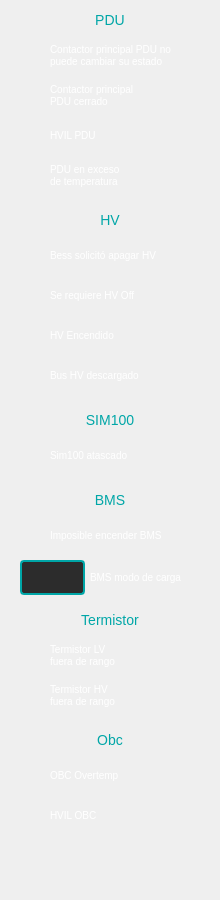
    <widget class="QWidget" name="column2" native="true">
     <property name="geometry">
      <rect>
       <x>220</x>
       <y>0</y>
       <width>220</width>
       <height>900</height>
      </rect>
     </property>
     <widget class="QWidget" name="pdu" native="true">
      <property name="geometry">
       <rect>
        <x>0</x>
        <y>0</y>
        <width>220</width>
        <height>200</height>
       </rect>
      </property>
      <widget class="QLabel" name="pduTitle">
       <property name="geometry">
        <rect>
         <x>0</x>
         <y>0</y>
         <width>220</width>
         <height>40</height>
        </rect>
       </property>
       <property name="styleSheet">
        <string notr="true">color: #00A6A7;
font-size: 14px;</string>
       </property>
       <property name="text">
        <string>PDU</string>
       </property>
       <property name="alignment">
        <set>Qt::AlignCenter</set>
       </property>
      </widget>
      <widget class="QWidget" name="contactorPdu" native="true">
       <property name="geometry">
        <rect>
         <x>20</x>
         <y>40</y>
         <width>180</width>
         <height>30</height>
        </rect>
       </property>
       <widget class="CheckboxWidget" name="contactorPduValue" native="true">
        <property name="geometry">
         <rect>
          <x>0</x>
          <y>5</y>
          <width>20</width>
          <height>20</height>
         </rect>
        </property>
       </widget>
       <widget class="QLabel" name="contactorPduLabel">
        <property name="geometry">
         <rect>
          <x>30</x>
          <y>0</y>
          <width>150</width>
          <height>30</height>
         </rect>
        </property>
        <property name="styleSheet">
         <string notr="true">color: white; font-size: 10px;</string>
        </property>
        <property name="text">
         <string>Contactor principal PDU no
puede cambiar su estado</string>
        </property>
       </widget>
      </widget>
      <widget class="QWidget" name="pduContactorClose" native="true">
       <property name="geometry">
        <rect>
         <x>20</x>
         <y>80</y>
         <width>180</width>
         <height>30</height>
        </rect>
       </property>
       <widget class="CheckboxWidget" name="pduContactorCloseValue" native="true">
        <property name="geometry">
         <rect>
          <x>0</x>
          <y>5</y>
          <width>20</width>
          <height>20</height>
         </rect>
        </property>
       </widget>
       <widget class="QLabel" name="pduContactorCloseLabel">
        <property name="geometry">
         <rect>
          <x>30</x>
          <y>0</y>
          <width>150</width>
          <height>30</height>
         </rect>
        </property>
        <property name="styleSheet">
         <string notr="true">color: white; font-size: 10px;</string>
        </property>
        <property name="text">
         <string>Contactor principal
PDU cerrado</string>
        </property>
       </widget>
      </widget>
      <widget class="QWidget" name="hvilPdu" native="true">
       <property name="geometry">
        <rect>
         <x>20</x>
         <y>120</y>
         <width>180</width>
         <height>30</height>
        </rect>
       </property>
       <widget class="CheckboxWidget" name="hvilPduValue" native="true">
        <property name="geometry">
         <rect>
          <x>0</x>
          <y>5</y>
          <width>20</width>
          <height>20</height>
         </rect>
        </property>
       </widget>
       <widget class="QLabel" name="hvilPduLabel">
        <property name="geometry">
         <rect>
          <x>30</x>
          <y>0</y>
          <width>150</width>
          <height>30</height>
         </rect>
        </property>
        <property name="styleSheet">
         <string notr="true">color: white; font-size: 10px;</string>
        </property>
        <property name="text">
         <string>HVIL PDU</string>
        </property>
       </widget>
      </widget>
      <widget class="QWidget" name="pduTempExcess" native="true">
       <property name="geometry">
        <rect>
         <x>20</x>
         <y>160</y>
         <width>180</width>
         <height>30</height>
        </rect>
       </property>
       <widget class="CheckboxWidget" name="pduTempExcessValue" native="true">
        <property name="geometry">
         <rect>
          <x>0</x>
          <y>5</y>
          <width>20</width>
          <height>20</height>
         </rect>
        </property>
       </widget>
       <widget class="QLabel" name="pduTempExcessLabel">
        <property name="geometry">
         <rect>
          <x>30</x>
          <y>0</y>
          <width>150</width>
          <height>30</height>
         </rect>
        </property>
        <property name="styleSheet">
         <string notr="true">color: white; font-size: 10px;</string>
        </property>
        <property name="text">
         <string>PDU en exceso
de temperatura</string>
        </property>
       </widget>
      </widget>
     </widget>
     <widget class="QWidget" name="hv" native="true">
      <property name="geometry">
       <rect>
        <x>0</x>
        <y>200</y>
        <width>220</width>
        <height>200</height>
       </rect>
      </property>
      <widget class="QLabel" name="hvTitle">
       <property name="geometry">
        <rect>
         <x>0</x>
         <y>0</y>
         <width>220</width>
         <height>40</height>
        </rect>
       </property>
       <property name="styleSheet">
        <string notr="true">color: #00A6A7;
font-size: 14px;</string>
       </property>
       <property name="text">
        <string>HV</string>
       </property>
       <property name="alignment">
        <set>Qt::AlignCenter</set>
       </property>
      </widget>
      <widget class="QWidget" name="bessPowerOffHv" native="true">
       <property name="geometry">
        <rect>
         <x>20</x>
         <y>40</y>
         <width>180</width>
         <height>30</height>
        </rect>
       </property>
       <widget class="CheckboxWidget" name="bessPowerOffHvValue" native="true">
        <property name="geometry">
         <rect>
          <x>0</x>
          <y>5</y>
          <width>20</width>
          <height>20</height>
         </rect>
        </property>
       </widget>
       <widget class="QLabel" name="bessPowerOffHvLabel">
        <property name="geometry">
         <rect>
          <x>30</x>
          <y>0</y>
          <width>150</width>
          <height>30</height>
         </rect>
        </property>
        <property name="styleSheet">
         <string notr="true">color: white; font-size: 10px;</string>
        </property>
        <property name="text">
         <string>Bess solicitó apagar HV</string>
        </property>
       </widget>
      </widget>
      <widget class="QWidget" name="requiredHvOff" native="true">
       <property name="geometry">
        <rect>
         <x>20</x>
         <y>80</y>
         <width>180</width>
         <height>30</height>
        </rect>
       </property>
       <widget class="CheckboxWidget" name="requiredHvOffValue" native="true">
        <property name="geometry">
         <rect>
          <x>0</x>
          <y>5</y>
          <width>20</width>
          <height>20</height>
         </rect>
        </property>
       </widget>
       <widget class="QLabel" name="requiredHvOffLabel">
        <property name="geometry">
         <rect>
          <x>30</x>
          <y>0</y>
          <width>150</width>
          <height>30</height>
         </rect>
        </property>
        <property name="styleSheet">
         <string notr="true">color: white; font-size: 10px;</string>
        </property>
        <property name="text">
         <string>Se requiere HV Off</string>
        </property>
       </widget>
      </widget>
      <widget class="QWidget" name="hvOn" native="true">
       <property name="geometry">
        <rect>
         <x>20</x>
         <y>120</y>
         <width>180</width>
         <height>30</height>
        </rect>
       </property>
       <widget class="CheckboxWidget" name="hvOnValue" native="true">
        <property name="geometry">
         <rect>
          <x>0</x>
          <y>5</y>
          <width>20</width>
          <height>20</height>
         </rect>
        </property>
       </widget>
       <widget class="QLabel" name="hvOnLabel">
        <property name="geometry">
         <rect>
          <x>30</x>
          <y>0</y>
          <width>150</width>
          <height>30</height>
         </rect>
        </property>
        <property name="styleSheet">
         <string notr="true">color: white; font-size: 10px;</string>
        </property>
        <property name="text">
         <string>HV Encendido</string>
        </property>
       </widget>
      </widget>
      <widget class="QWidget" name="hvBusDischarged" native="true">
       <property name="geometry">
        <rect>
         <x>20</x>
         <y>160</y>
         <width>180</width>
         <height>30</height>
        </rect>
       </property>
       <widget class="CheckboxWidget" name="hvBusDischargedValue" native="true">
        <property name="geometry">
         <rect>
          <x>0</x>
          <y>5</y>
          <width>20</width>
          <height>20</height>
         </rect>
        </property>
       </widget>
       <widget class="QLabel" name="hvBusDischargedLabel">
        <property name="geometry">
         <rect>
          <x>30</x>
          <y>0</y>
          <width>150</width>
          <height>30</height>
         </rect>
        </property>
        <property name="styleSheet">
         <string notr="true">color: white; font-size: 10px;</string>
        </property>
        <property name="text">
         <string>Bus HV descargado</string>
        </property>
       </widget>
      </widget>
     </widget>
     <widget class="QWidget" name="sim100" native="true">
      <property name="geometry">
       <rect>
        <x>0</x>
        <y>400</y>
        <width>220</width>
        <height>80</height>
       </rect>
      </property>
      <widget class="QLabel" name="sim100Title">
       <property name="geometry">
        <rect>
         <x>0</x>
         <y>0</y>
         <width>220</width>
         <height>40</height>
        </rect>
       </property>
       <property name="styleSheet">
        <string notr="true">color: #00A6A7;
font-size: 14px;</string>
       </property>
       <property name="text">
        <string>SIM100</string>
       </property>
       <property name="alignment">
        <set>Qt::AlignCenter</set>
       </property>
      </widget>
      <widget class="QWidget" name="sim100Stucked" native="true">
       <property name="geometry">
        <rect>
         <x>20</x>
         <y>40</y>
         <width>180</width>
         <height>30</height>
        </rect>
       </property>
       <widget class="CheckboxWidget" name="sim100StuckedValue" native="true">
        <property name="geometry">
         <rect>
          <x>0</x>
          <y>5</y>
          <width>20</width>
          <height>20</height>
         </rect>
        </property>
       </widget>
       <widget class="QLabel" name="sim100StuckedLabel">
        <property name="geometry">
         <rect>
          <x>30</x>
          <y>0</y>
          <width>150</width>
          <height>30</height>
         </rect>
        </property>
        <property name="styleSheet">
         <string notr="true">color: white; font-size: 10px;</string>
        </property>
        <property name="text">
         <string>Sim100 atascado</string>
        </property>
       </widget>
      </widget>
     </widget>
     <widget class="QWidget" name="bms" native="true">
      <property name="geometry">
       <rect>
        <x>0</x>
        <y>480</y>
        <width>220</width>
        <height>120</height>
       </rect>
      </property>
      <widget class="QLabel" name="bmsTitle">
       <property name="geometry">
        <rect>
         <x>0</x>
         <y>0</y>
         <width>220</width>
         <height>40</height>
        </rect>
       </property>
       <property name="styleSheet">
        <string notr="true">color: #00A6A7;
font-size: 14px;</string>
       </property>
       <property name="text">
        <string>BMS</string>
       </property>
       <property name="alignment">
        <set>Qt::AlignCenter</set>
       </property>
      </widget>
      <widget class="QWidget" name="couldntPowerOnBMS" native="true">
       <property name="geometry">
        <rect>
         <x>20</x>
         <y>40</y>
         <width>180</width>
         <height>30</height>
        </rect>
       </property>
       <widget class="CheckboxWidget" name="couldntPowerOnBMSValue" native="true">
        <property name="geometry">
         <rect>
          <x>0</x>
          <y>5</y>
          <width>20</width>
          <height>20</height>
         </rect>
        </property>
       </widget>
       <widget class="QLabel" name="couldntPowerOnBMSLabel">
        <property name="geometry">
         <rect>
          <x>30</x>
          <y>0</y>
          <width>150</width>
          <height>30</height>
         </rect>
        </property>
        <property name="styleSheet">
         <string notr="true">color: white; font-size: 10px;</string>
        </property>
        <property name="text">
         <string>Imposible encender BMS</string>
        </property>
       </widget>
      </widget>
      <widget class="QWidget" name="bmsChargingMode" native="true">
       <property name="geometry">
        <rect>
         <x>20</x>
         <y>80</y>
         <width>180</width>
         <height>35</height>
        </rect>
       </property>
       <widget class="QLabel" name="bmsChargingModeLabel">
        <property name="geometry">
         <rect>
          <x>70</x>
          <y>0</y>
          <width>115</width>
          <height>35</height>
         </rect>
        </property>
        <property name="styleSheet">
         <string notr="true">color: white; font-size: 10px;</string>
        </property>
        <property name="text">
         <string>BMS modo de carga</string>
        </property>
       </widget>
       <widget class="QLabel" name="bmsChargingModeValue">
        <property name="geometry">
         <rect>
          <x>0</x>
          <y>0</y>
          <width>65</width>
          <height>35</height>
         </rect>
        </property>
        <property name="styleSheet">
         <string notr="true">color: white;
font-size: 8px;
border: 2px solid #00A6A7;
border-radius: 4px;
background: #2c2c2c;</string>
        </property>
        <property name="text">
         <string/>
        </property>
        <property name="alignment">
         <set>Qt::AlignCenter</set>
        </property>
       </widget>
      </widget>
     </widget>
     <widget class="QWidget" name="termistor" native="true">
      <property name="geometry">
       <rect>
        <x>0</x>
        <y>600</y>
        <width>220</width>
        <height>120</height>
       </rect>
      </property>
      <widget class="QLabel" name="termistorTitle">
       <property name="geometry">
        <rect>
         <x>0</x>
         <y>0</y>
         <width>220</width>
         <height>40</height>
        </rect>
       </property>
       <property name="styleSheet">
        <string notr="true">color: #00A6A7;
font-size: 14px;</string>
       </property>
       <property name="text">
        <string>Termistor</string>
       </property>
       <property name="alignment">
        <set>Qt::AlignCenter</set>
       </property>
      </widget>
      <widget class="QWidget" name="termistorLVOutOfRange" native="true">
       <property name="geometry">
        <rect>
         <x>20</x>
         <y>40</y>
         <width>180</width>
         <height>30</height>
        </rect>
       </property>
       <widget class="CheckboxWidget" name="termistorLVOutOfRangeValue" native="true">
        <property name="geometry">
         <rect>
          <x>0</x>
          <y>5</y>
          <width>20</width>
          <height>20</height>
         </rect>
        </property>
       </widget>
       <widget class="QLabel" name="termistorLVOutOfRangeLabel">
        <property name="geometry">
         <rect>
          <x>30</x>
          <y>0</y>
          <width>150</width>
          <height>30</height>
         </rect>
        </property>
        <property name="styleSheet">
         <string notr="true">color: white; font-size: 10px;</string>
        </property>
        <property name="text">
         <string>Termistor LV
fuera de rango</string>
        </property>
       </widget>
      </widget>
      <widget class="QWidget" name="termistorHVOutOfRange" native="true">
       <property name="geometry">
        <rect>
         <x>20</x>
         <y>80</y>
         <width>180</width>
         <height>30</height>
        </rect>
       </property>
       <widget class="CheckboxWidget" name="termistorHVOutOfRangeValue" native="true">
        <property name="geometry">
         <rect>
          <x>0</x>
          <y>5</y>
          <width>20</width>
          <height>20</height>
         </rect>
        </property>
       </widget>
       <widget class="QLabel" name="termistorHVOutOfRangeLabel">
        <property name="geometry">
         <rect>
          <x>30</x>
          <y>0</y>
          <width>150</width>
          <height>30</height>
         </rect>
        </property>
        <property name="styleSheet">
         <string notr="true">color: white; font-size: 10px;</string>
        </property>
        <property name="text">
         <string>Termistor HV
fuera de rango</string>
        </property>
       </widget>
      </widget>
     </widget>
     <widget class="QWidget" name="obc" native="true">
      <property name="geometry">
       <rect>
        <x>0</x>
        <y>720</y>
        <width>220</width>
        <height>120</height>
       </rect>
      </property>
      <widget class="QLabel" name="termistorTitle_2">
       <property name="geometry">
        <rect>
         <x>0</x>
         <y>0</y>
         <width>220</width>
         <height>40</height>
        </rect>
       </property>
       <property name="styleSheet">
        <string notr="true">color: #00A6A7;
font-size: 14px;</string>
       </property>
       <property name="text">
        <string>Obc</string>
       </property>
       <property name="alignment">
        <set>Qt::AlignCenter</set>
       </property>
      </widget>
      <widget class="QWidget" name="obcOvertemp" native="true">
       <property name="geometry">
        <rect>
         <x>20</x>
         <y>40</y>
         <width>180</width>
         <height>30</height>
        </rect>
       </property>
       <widget class="CheckboxWidget" name="obcOvertempValue" native="true">
        <property name="geometry">
         <rect>
          <x>0</x>
          <y>5</y>
          <width>20</width>
          <height>20</height>
         </rect>
        </property>
       </widget>
       <widget class="QLabel" name="obcOvertempLabel">
        <property name="geometry">
         <rect>
          <x>30</x>
          <y>0</y>
          <width>150</width>
          <height>30</height>
         </rect>
        </property>
        <property name="styleSheet">
         <string notr="true">color: white; font-size: 10px;</string>
        </property>
        <property name="text">
         <string>OBC Overtemp</string>
        </property>
       </widget>
      </widget>
      <widget class="QWidget" name="hvilObc" native="true">
       <property name="geometry">
        <rect>
         <x>20</x>
         <y>80</y>
         <width>180</width>
         <height>30</height>
        </rect>
       </property>
       <widget class="CheckboxWidget" name="hvilObcValue" native="true">
        <property name="geometry">
         <rect>
          <x>0</x>
          <y>5</y>
          <width>20</width>
          <height>20</height>
         </rect>
        </property>
       </widget>
       <widget class="QLabel" name="hvilObcLabel">
        <property name="geometry">
         <rect>
          <x>30</x>
          <y>0</y>
          <width>150</width>
          <height>30</height>
         </rect>
        </property>
        <property name="styleSheet">
         <string notr="true">color: white; font-size: 10px;</string>
        </property>
        <property name="text">
         <string>HVIL OBC</string>
        </property>
       </widget>
      </widget>
     </widget>
    </widget>
